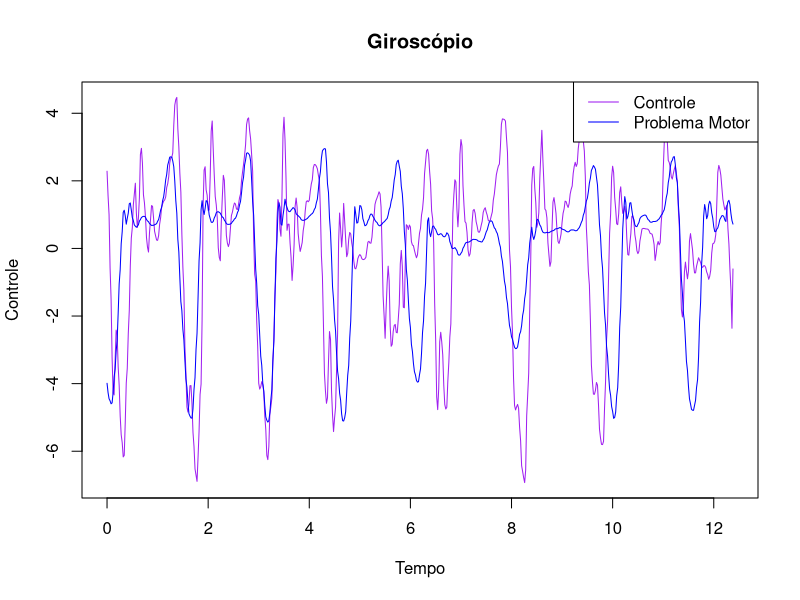
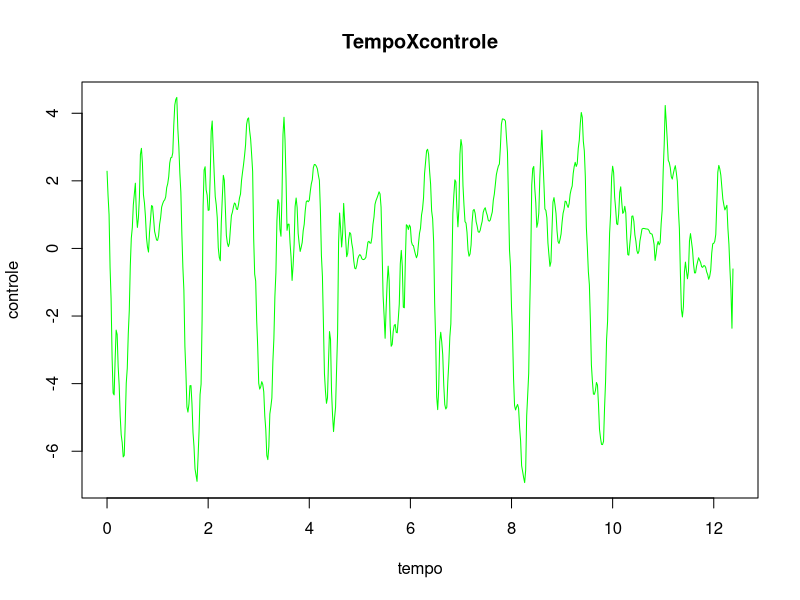
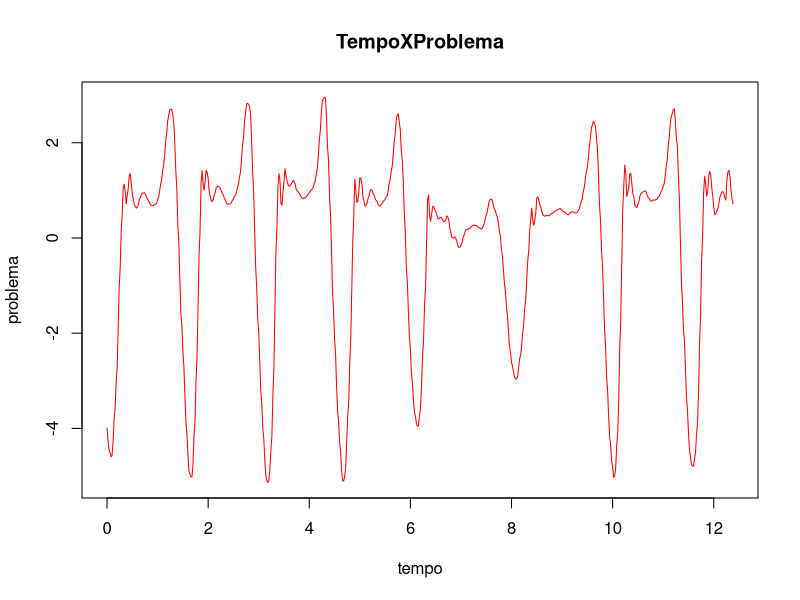
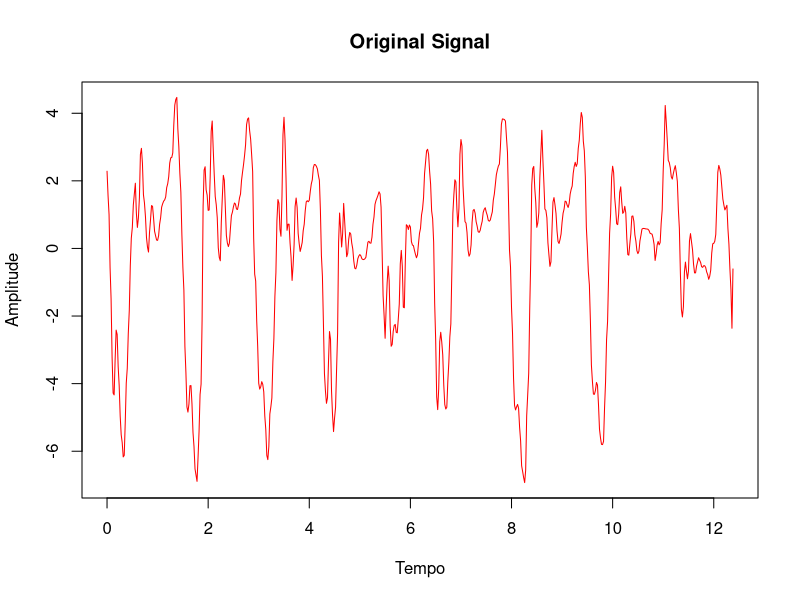
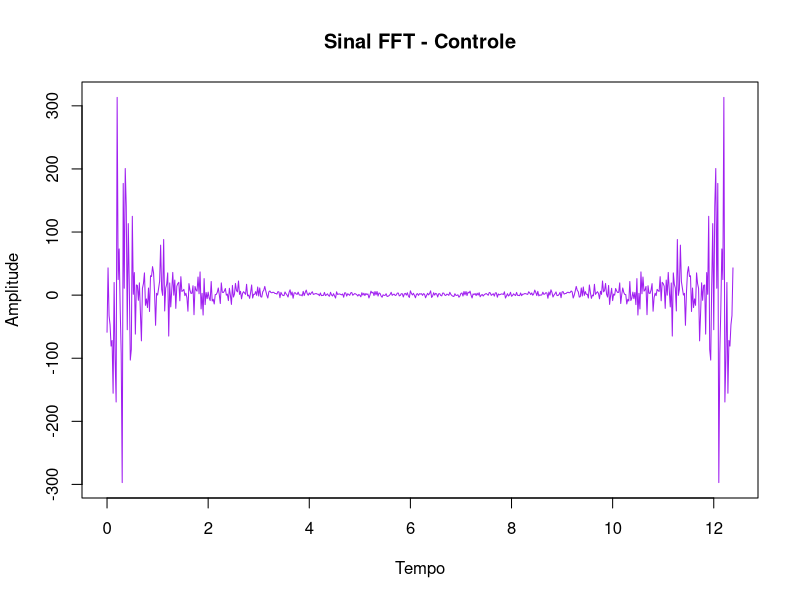
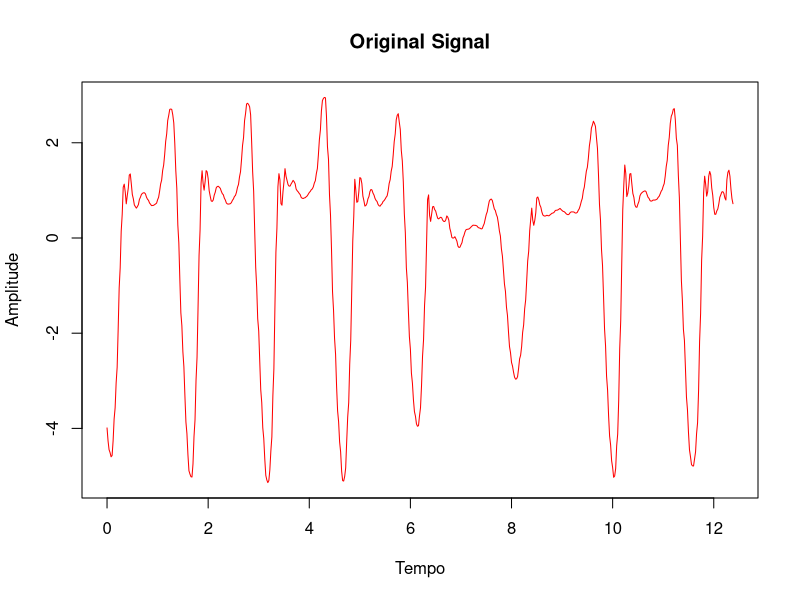
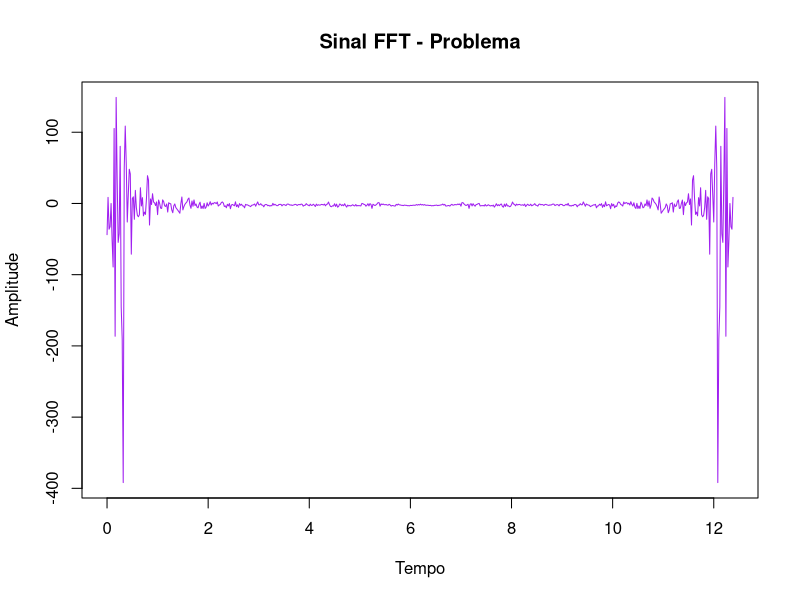

R code for these plots, in order:
# Recebendo os dados ------------------------------------------------------
setwd("C:/Users/lucas/OneDrive/Documentos/Faculdade/7 Semestre/Proj/PRJBiomedica")

# Ler os dados
dados <- read.table("giro.txt", header = TRUE, sep = "\t", dec = ",")


# Plotar o gráfico
plot(dados$Tempo, dados$Controle, 
     type = "l", col = "purple", 
     xlab = "Tempo", ylab = "Controle", 
     main = "Giroscópio")

lines(dados$Tempo, dados$Problema.Motor, col = "blue")
legend("topright", legend = c("Controle", "Problema Motor"), col = c("purple", "blue"), lty = 1)

dados_controle <- data.frame(
  Tempo = dados$Tempo,
  Controle = dados$Controle
)

dados_Problema <- data.frame(
  Tempo = dados$Tempo,
  Problema = dados$Problema.Motor
)

plot(dados_controle$Tempo, dados_controle$Controle, 
     type = "l", col = "green", 
     xlab ="tempo", ylab ="controle", 
     main = "TempoXcontrole")
plot(dados_Problema$Tempo, dados_Problema$Problema, 
     type = "l", col = "red", 
     xlab ="tempo", ylab ="problema", 
     main = "TempoXProblema")


# Características ---------------------------------------------------------

# MAVSD CONTROLE ----------------------------------------------------------
mavsd_controle <- mean(abs(diff(dados_controle$Controle)))
print(mavsd_controle)

# MAVSD PROBLEMA -------------------------------------------------------------------
media <- mean(dados_controle$Controle)
mavsd_Problema <- mean(abs(diff(dados_Problema$Problema)))
print(mavsd_Problema)


# F50 ---------------------------------------------------------------------

#F50 Dados Controle
Controle_ordenado <- sort(dados_controle$Controle)
freq_acumulada <- cumsum(table(Controle_ordenado))
F50_controle <- names(freq_acumulada)[which.max(freq_acumulada >= 0.5)]
F50_controle

#F50 Dados problema
Problema_ordenado <- sort(dados_Problema$Problema)
freq_acumulada2 <- cumsum(table(Problema_ordenado))
F50_Problema <- names(freq_acumulada2)[which.max(freq_acumulada >= 0.5)]
F50_Problema


# KURTOSIS ----------------------------------------------------------------
# KURTOSIS Dados controle

library(e1071)
dadoskur <- c(dados$Tempo, dados_controle$Controle)
curtose <- kurtosis(dadoskur)
print(curtose)

# KURTOSIS Dados Problema
dadoskur2 <- c(dados$Tempo, dados_Problema$Problema)
curtose1 <- kurtosis(dadoskur2)
print(curtose1)

# Fazer FFT ---------------------------------------------------------------

# FFT Dados Controle
AmplitudeFFTControle <- c(dados$Controle)

FFTControle <- fft(AmplitudeFFTControle)

df.dadosFFTControle <- data.frame(
  Tempo = dados$Tempo,
  AmplitudeFFT.Controle = FFTControle
)

plot(dados$Tempo, dados$Controle, # Sinal Original
     type = "l", col = "red",
     xlab ="Tempo", ylab ="Amplitude", 
     main = "Original Signal") 

plot(df.dadosFFTControle$Tempo, df.dadosFFTControle$AmplitudeFFT.Controle, 
     type = "l", col = "purple",
     xlab ="Tempo", ylab ="Amplitude", 
     main = "Sinal FFT - Controle")


# FFT Dados Problema
AmplitudeFFTProblema <- c(dados$Problema.Motor)

FFTProblema <- fft(AmplitudeFFTProblema)

df.dadosFFTProblema <- data.frame(
  Tempo = dados$Tempo,
  AmplitudeFFT.Problema = FFTProblema
)

plot(dados$Tempo, dados$Problema.Motor, # Sinal Original
     type = "l", col = "red",
     xlab ="Tempo", ylab ="Amplitude", 
     main = "Original Signal") 

plot(df.dadosFFTProblema$Tempo, df.dadosFFTProblema$AmplitudeFFT.Problema, 
     type = "l", col = "purple", 
     xlab ="Tempo", ylab ="Amplitude", 
     main = "Sinal FFT - Problema")


